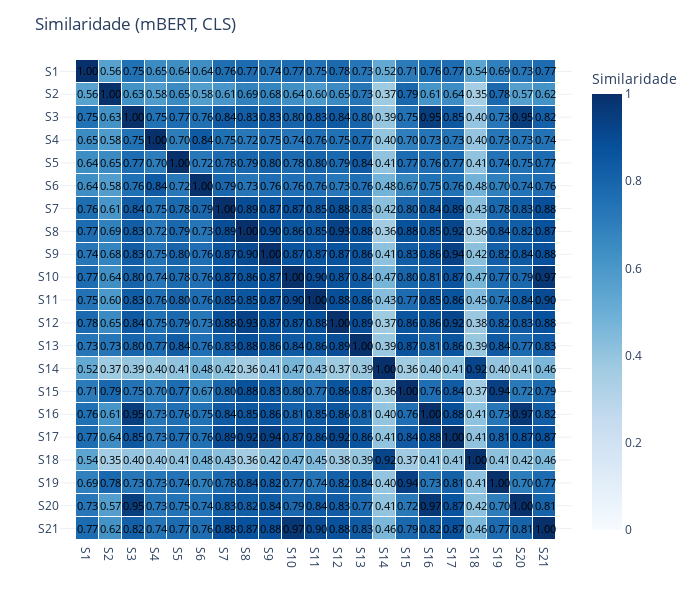
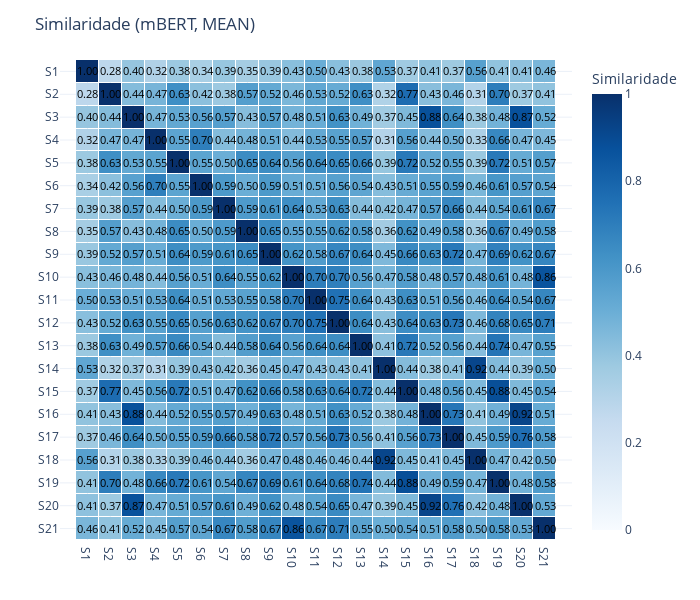
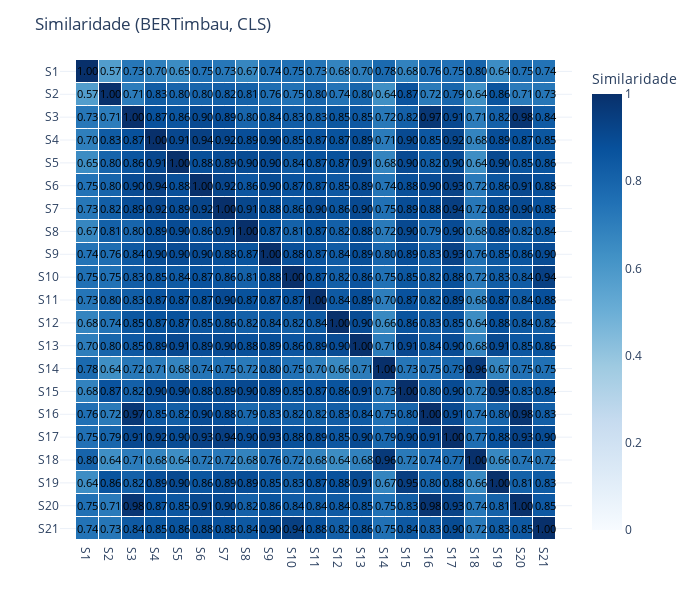
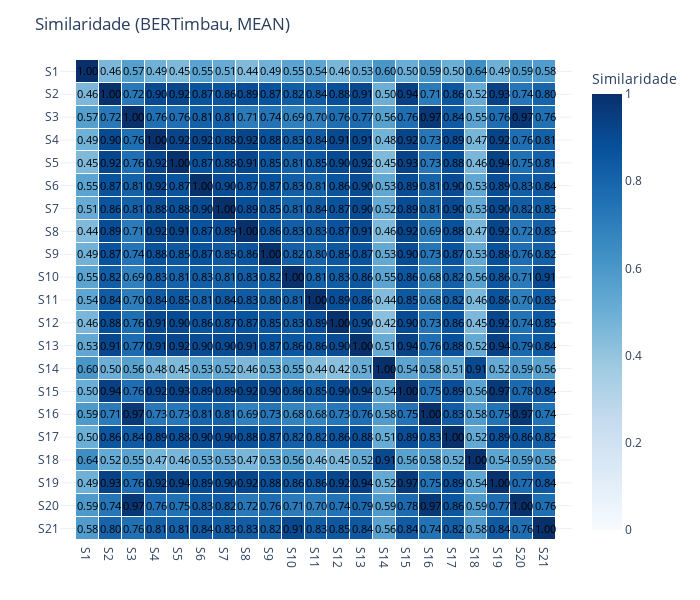

Notebook code cell kept with these figures, in order:
### Code cell
def plot_similarity_heatmap_px(
    X,
    sentences=None,          # lista de sentenças para o hover
    title="Similaridade (cosseno)",
    cmap="Blues",
    mask_upper=False,        # True: mostra só triângulo inferior
    vmin=0.0, vmax=1.0,
    cbar_label="Similaridade",
    width=700, height=600,
    fmt=".2f",               # formatação do label interno
    text_font_size=11,
    text_font_color="black",
    xgap=1, ygap=1           # “espessura” das linhas entre células
):
    # 1) Similaridade
    S = cosine_similarity(X)
    n = S.shape[0]
    labels = [f"S{i+1}" for i in range(n)]

    # 2) Máscara (triângulo superior)
    Z = S.astype(float).copy()
    if mask_upper:
        iu = np.triu_indices(n, k=1)
        Z[iu] = np.nan

    # 3) Labels numéricos dentro das células (vão como text)
    text_matrix = np.empty((n, n), dtype=object)
    text_matrix[:] = ""
    for i in range(n):
        for j in range(n):
            if not np.isnan(Z[i, j]):
                text_matrix[i, j] = f"{Z[i, j]:{fmt}}"

    # 4) Hover somente com as sentenças (sem número)
    #    Usamos customdata com HTML simples para melhor legibilidade
    customdata = np.empty((n, n), dtype=object)
    customdata[:] = ""
    for i in range(n):
        for j in range(n):
            if not np.isnan(Z[i, j]):
                s1 = sentences[i] if sentences is not None else labels[i]
                s2 = sentences[j] if sentences is not None else labels[j]
                customdata[i, j] = f"<b>{labels[i]}</b>: {s1}<br><b>{labels[j]}</b>: {s2}"

    # 5) Construir heatmap
    fig = go.Figure(
        data=go.Heatmap(
            z=Z,
            x=labels,
            y=labels,
            zmin=vmin, zmax=vmax,
            colorscale=cmap,
            colorbar=dict(title=cbar_label),
            # labels internos
            text=text_matrix,
            texttemplate="%{text}",
            textfont=dict(color=text_font_color, size=text_font_size),
            # hover apenas com as frases
            customdata=customdata,
            hovertemplate="%{customdata}<extra></extra>",
            # “grades” entre células
            xgap=xgap, ygap=ygap
        )
    )

    # Layout
    fig.update_layout(
        title=title,
        width=width, height=height,
        template="plotly_white",
        margin=dict(l=60, r=30, t=60, b=60),
    )
    # Células quadradas e origem no topo
    fig.update_yaxes(autorange="reversed", scaleanchor="x", scaleratio=1)

    fig.show()
    return S, fig


def run_kmeans(X, n_clusters=3, random_state=seed):
    km = KMeans(n_clusters=n_clusters, random_state=random_state, n_init='auto')
    labels = km.fit_predict(X)
    return labels


# ===== Uso =====
resultados = []

for (modelo, pooling), X in embeds.items():
    # Similaridade (agora desempacotando corretamente)
    S, _ = plot_similarity_heatmap_px(
        X,
        sentences=sentencas,  # <- inclui textos no hover
        title=f"Similaridade ({modelo}, {pooling})",
        cmap="Blues",
        mask_upper=False,     # ou True, se quiser só triângulo inferior
        vmin=0.0, vmax=1.0,
        cbar_label="Similaridade",
        fmt=".2f",
        xgap=1, ygap=1
    )
    # Clustering
    labels = run_kmeans(X, n_clusters=3, random_state=seed)
    resultados.append(pd.DataFrame({
        "modelo": modelo,
        "pooling": pooling,
        "sentenca": sentencas,
        "cluster": labels
    }))

clusters_df = pd.concat(resultados, ignore_index=True)

### Figure 1 — Plotly figure (JSON) as saved in the notebook; plotly's stock layout.template omitted (floating-point values rounded to 4 significant figures; data arrays with more than 128 entries replaced by an {"elided": "..."} marker saying what was removed)
{"data": [{"colorbar": {"title": {"text": "Similaridade"}}, "colorscale": [[0.0, "rgb(247,251,255)"], [0.125, "rgb(222,235,247)"], [0.25, "rgb(198,219,239)"], [0.375, "rgb(158,202,225)"], [0.5, "rgb(107,174,214)"], [0.625, "rgb(66,146,198)"], [0.75, "rgb(33,113,181)"], [0.875, "rgb(8,81,156)"], [1.0, "rgb(8,48,107)"]], "customdata": {"elided": "21x21 str values"}, "hovertemplate": "%{customdata}<extra></extra>", "text": {"elided": "21x21 str values"}, "textfont": {"color": "black", "size": 11}, "texttemplate": "%{text}", "x": ["S1", "S2", "S3", "S4", "S5", "S6", "S7", "S8", "S9", "S10", "S11", "S12", "S13", "S14", "S15", "S16", "S17", "S18", "S19", "S20", "S21"], "xgap": 1, "y": ["S1", "S2", "S3", "S4", "S5", "S6", "S7", "S8", "S9", "S10", "S11", "S12", "S13", "S14", "S15", "S16", "S17", "S18", "S19", "S20", "S21"], "ygap": 1, "z": {"elided": "21x21 float values"}, "zmax": 1.0, "zmin": 0.0, "type": "heatmap"}], "layout": {"margin": {"l": 60, "r": 30, "t": 60, "b": 60}, "title": {"text": "Similaridade (mBERT, CLS)"}, "width": 700, "height": 600, "yaxis": {"autorange": "reversed", "scaleanchor": "x", "scaleratio": 1}}}

### Figure 2 — Plotly figure (JSON) as saved in the notebook; plotly's stock layout.template omitted (floating-point values rounded to 4 significant figures; data arrays with more than 128 entries replaced by an {"elided": "..."} marker saying what was removed)
{"data": [{"colorbar": {"title": {"text": "Similaridade"}}, "colorscale": [[0.0, "rgb(247,251,255)"], [0.125, "rgb(222,235,247)"], [0.25, "rgb(198,219,239)"], [0.375, "rgb(158,202,225)"], [0.5, "rgb(107,174,214)"], [0.625, "rgb(66,146,198)"], [0.75, "rgb(33,113,181)"], [0.875, "rgb(8,81,156)"], [1.0, "rgb(8,48,107)"]], "customdata": {"elided": "21x21 str values"}, "hovertemplate": "%{customdata}<extra></extra>", "text": {"elided": "21x21 str values"}, "textfont": {"color": "black", "size": 11}, "texttemplate": "%{text}", "x": ["S1", "S2", "S3", "S4", "S5", "S6", "S7", "S8", "S9", "S10", "S11", "S12", "S13", "S14", "S15", "S16", "S17", "S18", "S19", "S20", "S21"], "xgap": 1, "y": ["S1", "S2", "S3", "S4", "S5", "S6", "S7", "S8", "S9", "S10", "S11", "S12", "S13", "S14", "S15", "S16", "S17", "S18", "S19", "S20", "S21"], "ygap": 1, "z": {"elided": "21x21 float values"}, "zmax": 1.0, "zmin": 0.0, "type": "heatmap"}], "layout": {"margin": {"l": 60, "r": 30, "t": 60, "b": 60}, "title": {"text": "Similaridade (mBERT, MEAN)"}, "width": 700, "height": 600, "yaxis": {"autorange": "reversed", "scaleanchor": "x", "scaleratio": 1}}}

### Figure 3 — Plotly figure (JSON) as saved in the notebook; plotly's stock layout.template omitted (floating-point values rounded to 4 significant figures; data arrays with more than 128 entries replaced by an {"elided": "..."} marker saying what was removed)
{"data": [{"colorbar": {"title": {"text": "Similaridade"}}, "colorscale": [[0.0, "rgb(247,251,255)"], [0.125, "rgb(222,235,247)"], [0.25, "rgb(198,219,239)"], [0.375, "rgb(158,202,225)"], [0.5, "rgb(107,174,214)"], [0.625, "rgb(66,146,198)"], [0.75, "rgb(33,113,181)"], [0.875, "rgb(8,81,156)"], [1.0, "rgb(8,48,107)"]], "customdata": {"elided": "21x21 str values"}, "hovertemplate": "%{customdata}<extra></extra>", "text": {"elided": "21x21 str values"}, "textfont": {"color": "black", "size": 11}, "texttemplate": "%{text}", "x": ["S1", "S2", "S3", "S4", "S5", "S6", "S7", "S8", "S9", "S10", "S11", "S12", "S13", "S14", "S15", "S16", "S17", "S18", "S19", "S20", "S21"], "xgap": 1, "y": ["S1", "S2", "S3", "S4", "S5", "S6", "S7", "S8", "S9", "S10", "S11", "S12", "S13", "S14", "S15", "S16", "S17", "S18", "S19", "S20", "S21"], "ygap": 1, "z": {"elided": "21x21 float values"}, "zmax": 1.0, "zmin": 0.0, "type": "heatmap"}], "layout": {"margin": {"l": 60, "r": 30, "t": 60, "b": 60}, "title": {"text": "Similaridade (BERTimbau, CLS)"}, "width": 700, "height": 600, "yaxis": {"autorange": "reversed", "scaleanchor": "x", "scaleratio": 1}}}

### Figure 4 — Plotly figure (JSON) as saved in the notebook; plotly's stock layout.template omitted (floating-point values rounded to 4 significant figures; data arrays with more than 128 entries replaced by an {"elided": "..."} marker saying what was removed)
{"data": [{"colorbar": {"title": {"text": "Similaridade"}}, "colorscale": [[0.0, "rgb(247,251,255)"], [0.125, "rgb(222,235,247)"], [0.25, "rgb(198,219,239)"], [0.375, "rgb(158,202,225)"], [0.5, "rgb(107,174,214)"], [0.625, "rgb(66,146,198)"], [0.75, "rgb(33,113,181)"], [0.875, "rgb(8,81,156)"], [1.0, "rgb(8,48,107)"]], "customdata": {"elided": "21x21 str values"}, "hovertemplate": "%{customdata}<extra></extra>", "text": {"elided": "21x21 str values"}, "textfont": {"color": "black", "size": 11}, "texttemplate": "%{text}", "x": ["S1", "S2", "S3", "S4", "S5", "S6", "S7", "S8", "S9", "S10", "S11", "S12", "S13", "S14", "S15", "S16", "S17", "S18", "S19", "S20", "S21"], "xgap": 1, "y": ["S1", "S2", "S3", "S4", "S5", "S6", "S7", "S8", "S9", "S10", "S11", "S12", "S13", "S14", "S15", "S16", "S17", "S18", "S19", "S20", "S21"], "ygap": 1, "z": {"elided": "21x21 float values"}, "zmax": 1.0, "zmin": 0.0, "type": "heatmap"}], "layout": {"margin": {"l": 60, "r": 30, "t": 60, "b": 60}, "title": {"text": "Similaridade (BERTimbau, MEAN)"}, "width": 700, "height": 600, "yaxis": {"autorange": "reversed", "scaleanchor": "x", "scaleratio": 1}}}
